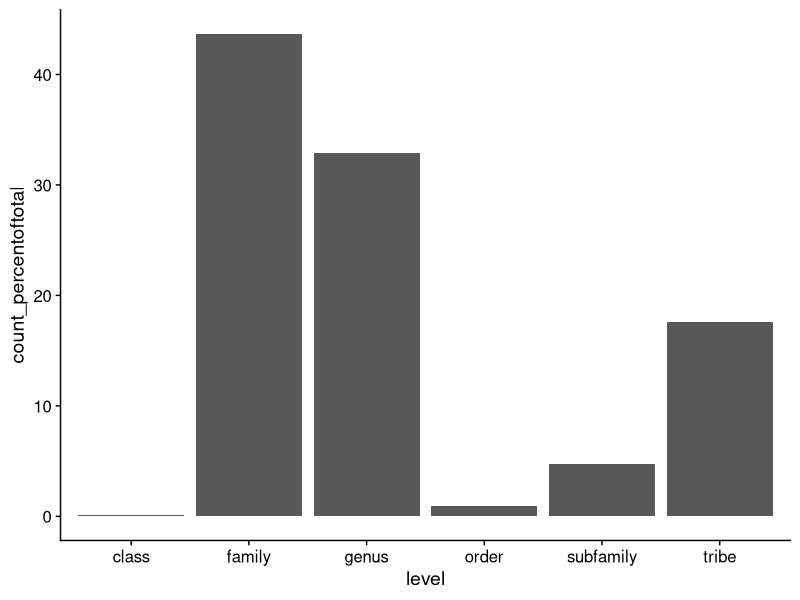
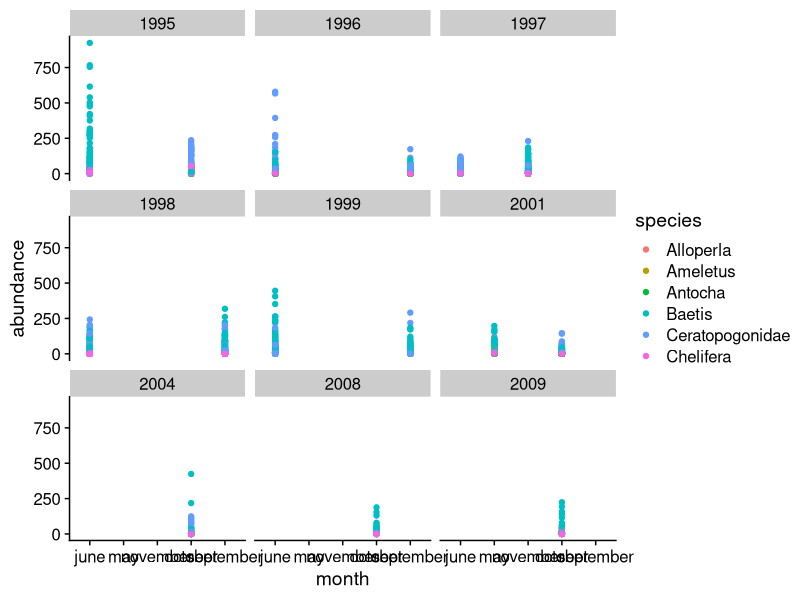
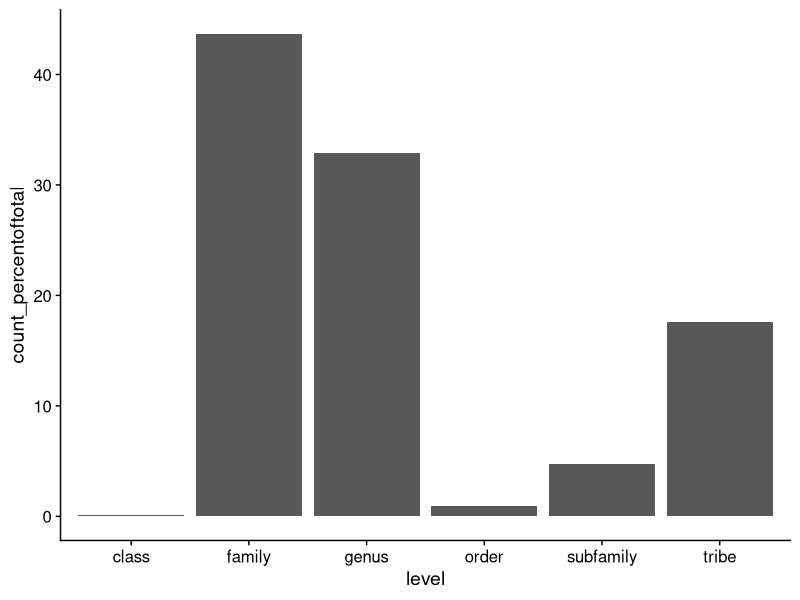
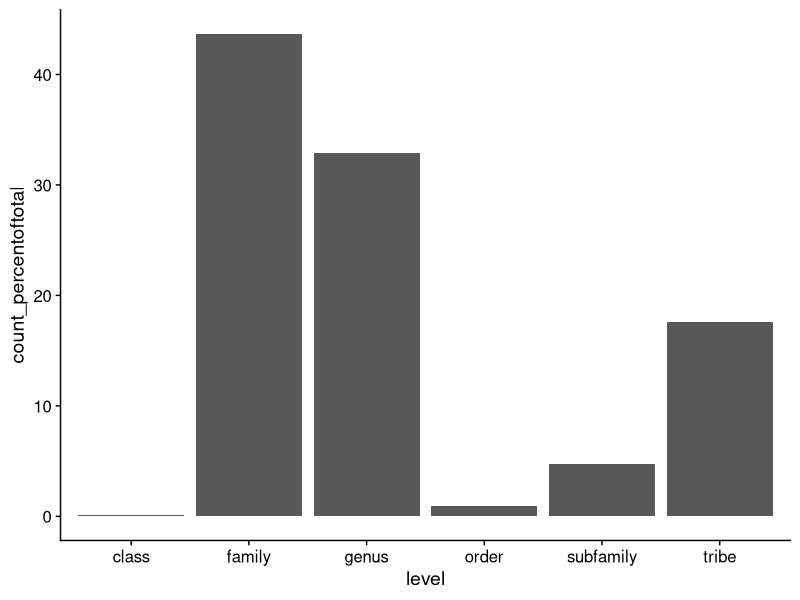

Here is the R script that generated these plots, in order:
#Created: September 22nd, 2022
#Owner: Sade Lye
# This Script creates figures for the manuscript

#load packages
library("tidyverse")
library("ggplot2")
library("cowplot")

#set theme
theme_set(theme_cowplot ())

#load the data

class <- read_csv("data/processed/NRCA_1995_2005_TLW_invertclassification_cleaned.csv")

density <- read_csv("data/processed/NRCA_1995_2005_TLW_invertdensity_cleaned.csv")

#bar plot to show the percentage of the total at which level we have taxonomic information for

bar <- ggplot(data = class, aes (x = level, y = count_percentoftotal)) + geom_bar(stat = "identity")
bar

# Making a scatterplot for the manuscript

scatter <- ggplot(data = density, aes ( x= month, y = abundance, colour = species )) + geom_point() + facet_wrap(~year)
scatter

#Saving Plots
ggsave(path = "figures/",
       device = "png", filename = "classification", plot = bar)

ggsave(path = "figures/",
       device = "png", filename = "density", plot = bar)

########### End of Script ##################

